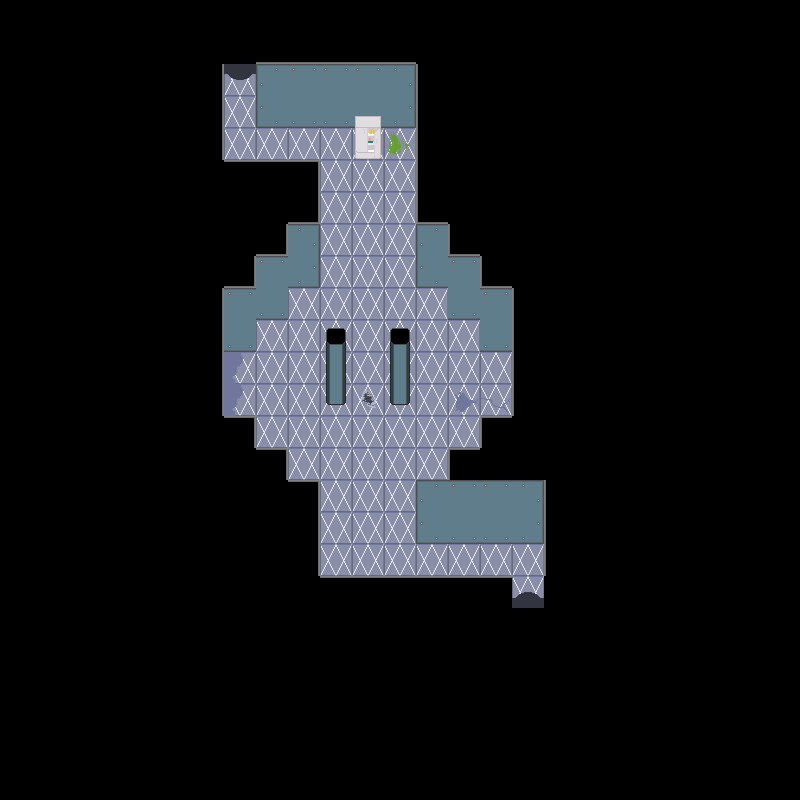

This is a level from a 2D game, rendered from its Tiled map with the project's own tilesets. A one-line summary and the complete map file follow:
An orthogonal 25x25 tile map with 32x32 px tiles, 5 tile layers (backgroundLayer, wallLayer, objectLayer, objectAboveLayer, ...), 2 tilesets and 2 objects.

<map version="1.2" tiledversion="1.2.3" orientation="orthogonal" renderorder="right-down" width="25" height="25" tilewidth="32" tileheight="32" infinite="0" nextlayerid="7" nextobjectid="3">
 <tileset firstgid="1" name="f2tiles" tilewidth="32" tileheight="32" tilecount="56" columns="8">
  <image source="../../assets/Floor 2/f2spritesheet.png" width="256" height="224" />
 </tileset>
 <tileset firstgid="57" name="f2objs" tilewidth="32" tileheight="32" tilecount="16" columns="4">
  <image source="../../assets/Floor 2/objspritesheet.png" width="128" height="128" />
 </tileset>
 <layer id="1" name="backgroundLayer" width="25" height="25">
  <data encoding="csv">
1,1,1,1,1,1,1,1,1,1,1,1,1,1,1,1,1,1,1,1,1,1,1,1,1,
1,1,1,1,1,1,1,1,1,1,1,1,1,1,1,1,1,1,1,1,1,1,1,1,1,
1,1,1,1,1,1,1,12,1,1,1,1,1,1,1,1,1,1,1,1,1,1,1,1,1,
1,1,1,1,1,1,1,36,1,1,1,1,1,1,1,1,1,1,1,1,1,1,1,1,1,
1,1,1,1,1,1,1,36,36,36,36,36,44,1,1,1,1,1,1,1,1,1,1,1,1,
1,1,1,1,1,1,1,1,1,1,36,36,36,1,1,1,1,1,1,1,1,1,1,1,1,
1,1,1,1,1,1,1,1,1,1,36,36,36,1,1,1,1,1,1,1,1,1,1,1,1,
1,1,1,1,1,1,1,1,1,1,36,36,36,1,1,1,1,1,1,1,1,1,1,1,1,
1,1,1,1,1,1,1,1,1,1,36,36,36,1,1,1,1,1,1,1,1,1,1,1,1,
1,1,1,1,1,1,1,1,1,36,36,36,36,36,1,1,1,1,1,1,1,1,1,1,1,
1,1,1,1,1,1,1,1,36,36,36,36,36,36,36,1,1,1,1,1,1,1,1,1,1,
1,1,1,1,1,1,1,39,36,36,36,36,36,36,36,36,1,1,1,1,1,1,1,1,1,
1,1,1,1,1,1,1,39,36,36,36,38,36,36,41,42,1,1,1,1,1,1,1,1,1,
1,1,1,1,1,1,1,1,36,36,36,36,36,36,36,1,1,1,1,1,1,1,1,1,1,
1,1,1,1,1,1,1,1,1,36,36,36,36,36,1,1,1,1,1,1,1,1,1,1,1,
1,1,1,1,1,1,1,1,1,1,36,36,36,1,1,1,1,1,1,1,1,1,1,1,1,
1,1,1,1,1,1,1,1,1,1,36,36,36,1,1,1,1,1,1,1,1,1,1,1,1,
1,1,1,1,1,1,1,1,1,1,36,36,36,36,36,36,36,1,1,1,1,1,1,1,1,
1,1,1,1,1,1,1,1,1,1,1,1,1,1,1,1,18,1,1,1,1,1,1,1,1,
1,1,1,1,1,1,1,1,1,1,1,1,1,1,1,1,1,1,1,1,1,1,1,1,1,
1,1,1,1,1,1,1,1,1,1,1,1,1,1,1,1,1,1,1,1,1,1,1,1,1,
1,1,1,1,1,1,1,1,1,1,1,1,1,1,1,1,1,1,1,1,1,1,1,1,1,
1,1,1,1,1,1,1,1,1,1,1,1,1,1,1,1,1,1,1,1,1,1,1,1,1,
1,1,1,1,1,1,1,1,1,1,1,1,1,1,1,1,1,1,1,1,1,1,1,1,1,
1,1,1,1,1,1,1,1,1,1,1,1,1,1,1,1,1,1,1,1,1,1,1,1,1
</data>
 </layer>
 <layer id="2" name="wallLayer" width="25" height="25">
  <data encoding="csv">
0,0,0,0,0,0,0,0,0,0,0,0,0,0,0,0,0,0,0,0,0,0,0,0,0,
0,0,0,0,0,0,1,1,7,7,7,7,7,1,0,0,0,0,0,0,0,0,0,0,0,
0,0,0,0,0,0,5,0,28,27,27,27,29,6,0,0,0,0,0,0,0,0,0,0,0,
0,0,0,0,0,0,5,0,30,25,25,25,31,6,0,0,0,0,0,0,0,0,0,0,0,
0,0,0,0,0,0,5,0,0,0,0,0,0,6,0,0,0,0,0,0,0,0,0,0,0,
0,0,0,0,0,0,1,2,2,10,0,0,0,6,0,0,0,0,0,0,0,0,0,0,0,
0,0,0,0,0,0,0,0,1,4,0,0,0,3,1,0,0,0,0,0,0,0,0,0,0,
0,0,0,0,0,0,0,1,4,29,0,0,0,28,3,1,0,0,0,0,0,0,0,0,0,
0,0,0,0,0,0,1,4,27,31,0,0,0,30,27,3,1,0,0,0,0,0,0,0,0,
0,0,0,0,0,0,5,27,25,0,0,0,0,0,25,27,6,0,0,0,0,0,0,0,0,
0,0,0,0,0,0,5,25,0,0,0,0,0,0,0,25,6,0,0,0,0,0,0,0,0,
0,0,0,0,0,0,5,0,0,0,0,0,0,0,0,0,6,0,0,0,0,0,0,0,0,
0,0,0,0,0,0,5,0,0,0,0,0,0,0,0,0,6,0,0,0,0,0,0,0,0,
0,0,0,0,0,0,1,10,0,0,0,0,0,0,0,9,1,0,0,0,0,0,0,0,0,
0,0,0,0,0,0,0,1,10,0,0,0,0,0,9,1,0,0,0,0,0,0,0,0,0,
0,0,0,0,0,0,0,0,1,10,0,0,0,28,27,27,29,6,0,0,0,0,0,0,0,
0,0,0,0,0,0,0,0,0,5,0,0,0,30,25,25,31,6,0,0,0,0,0,0,0,
0,0,0,0,0,0,0,0,0,5,0,0,0,0,0,0,0,6,0,0,0,0,0,0,0,
0,0,0,0,0,0,0,0,0,1,2,2,2,2,2,2,0,1,0,0,0,0,0,0,0,
0,0,0,0,0,0,0,0,0,0,0,0,0,0,0,1,1,1,0,0,0,0,0,0,0,
0,0,0,0,0,0,0,0,0,0,0,0,0,0,0,0,0,0,0,0,0,0,0,0,0,
0,0,0,0,0,0,0,0,0,0,0,0,0,0,0,0,0,0,0,0,0,0,0,0,0,
0,0,0,0,0,0,0,0,0,0,0,0,0,0,0,0,0,0,0,0,0,0,0,0,0,
0,0,0,0,0,0,0,0,0,0,0,0,0,0,0,0,0,0,0,0,0,0,0,0,0,
0,0,0,0,0,0,0,0,0,0,0,0,0,0,0,0,0,0,0,0,0,0,0,0,0
</data>
 </layer>
 <layer id="3" name="objectLayer" width="25" height="25">
  <data encoding="csv">
0,0,0,0,0,0,0,0,0,0,0,0,0,0,0,0,0,0,0,0,0,0,0,0,0,
0,0,0,0,0,0,0,0,0,0,0,0,0,0,0,0,0,0,0,0,0,0,0,0,0,
0,0,0,0,0,0,0,0,0,0,0,0,0,0,0,0,0,0,0,0,0,0,0,0,0,
0,0,0,0,0,0,0,0,0,0,0,0,0,0,0,0,0,0,0,0,0,0,0,0,0,
0,0,0,0,0,0,0,0,0,0,0,66,0,0,0,0,0,0,0,0,0,0,0,0,0,
0,0,0,0,0,0,0,0,0,0,0,0,0,0,0,0,0,0,0,0,0,0,0,0,0,
0,0,0,0,0,0,0,0,0,0,0,0,0,0,0,0,0,0,0,0,0,0,0,0,0,
0,0,0,0,0,0,0,0,0,0,0,0,0,0,0,0,0,0,0,0,0,0,0,0,0,
0,0,0,0,0,0,0,0,0,0,0,0,0,0,0,0,0,0,0,0,0,0,0,0,0,
0,0,0,0,0,0,0,0,0,0,0,0,0,0,0,0,0,0,0,0,0,0,0,0,0,
0,0,0,0,0,0,0,0,0,0,0,0,0,0,0,0,0,0,0,0,0,0,0,0,0,
0,0,0,0,0,0,0,0,0,0,0,0,0,0,0,0,0,0,0,0,0,0,0,0,0,
0,0,0,0,0,0,0,0,0,0,57,0,57,0,0,0,0,0,0,0,0,0,0,0,0,
0,0,0,0,0,0,0,0,0,0,0,0,0,0,0,0,0,0,0,0,0,0,0,0,0,
0,0,0,0,0,0,0,0,0,0,0,0,0,0,0,0,0,0,0,0,0,0,0,0,0,
0,0,0,0,0,0,0,0,0,0,0,0,0,0,0,0,0,0,0,0,0,0,0,0,0,
0,0,0,0,0,0,0,0,0,0,0,0,0,0,0,0,0,0,0,0,0,0,0,0,0,
0,0,0,0,0,0,0,0,0,0,0,0,0,0,0,0,0,0,0,0,0,0,0,0,0,
0,0,0,0,0,0,0,0,0,0,0,0,0,0,0,0,0,0,0,0,0,0,0,0,0,
0,0,0,0,0,0,0,0,0,0,0,0,0,0,0,0,0,0,0,0,0,0,0,0,0,
0,0,0,0,0,0,0,0,0,0,0,0,0,0,0,0,0,0,0,0,0,0,0,0,0,
0,0,0,0,0,0,0,0,0,0,0,0,0,0,0,0,0,0,0,0,0,0,0,0,0,
0,0,0,0,0,0,0,0,0,0,0,0,0,0,0,0,0,0,0,0,0,0,0,0,0,
0,0,0,0,0,0,0,0,0,0,0,0,0,0,0,0,0,0,0,0,0,0,0,0,0,
0,0,0,0,0,0,0,0,0,0,0,0,0,0,0,0,0,0,0,0,0,0,0,0,0
</data>
 </layer>
 <layer id="4" name="objectAboveLayer" width="25" height="25">
  <data encoding="csv">
0,0,0,0,0,0,0,0,0,0,0,0,0,0,0,0,0,0,0,0,0,0,0,0,0,
0,0,0,0,0,0,0,0,0,0,0,0,0,0,0,0,0,0,0,0,0,0,0,0,0,
0,0,0,0,0,0,0,0,0,0,0,0,0,0,0,0,0,0,0,0,0,0,0,0,0,
0,0,0,0,0,0,0,0,0,0,0,63,0,0,0,0,0,0,0,0,0,0,0,0,0,
0,0,0,0,0,0,0,0,0,0,0,0,0,0,0,0,0,0,0,0,0,0,0,0,0,
0,0,0,0,0,0,0,0,0,0,0,0,0,0,0,0,0,0,0,0,0,0,0,0,0,
0,0,0,0,0,0,0,0,0,0,0,0,0,0,0,0,0,0,0,0,0,0,0,0,0,
0,0,0,0,0,0,0,0,0,0,0,0,0,0,0,0,0,0,0,0,0,0,0,0,0,
0,0,0,0,0,0,0,0,0,0,0,0,0,0,0,0,0,0,0,0,0,0,0,0,0,
0,0,0,0,0,0,0,0,0,0,0,0,0,0,0,0,0,0,0,0,0,0,0,0,0,
0,0,0,0,0,0,0,0,0,0,58,0,58,0,0,0,0,0,0,0,0,0,0,0,0,
0,0,0,0,0,0,0,0,0,0,72,0,72,0,0,0,0,0,0,0,0,0,0,0,0,
0,0,0,0,0,0,0,0,0,0,0,0,0,0,0,0,0,0,0,0,0,0,0,0,0,
0,0,0,0,0,0,0,0,0,0,0,0,0,0,0,0,0,0,0,0,0,0,0,0,0,
0,0,0,0,0,0,0,0,0,0,0,0,0,0,0,0,0,0,0,0,0,0,0,0,0,
0,0,0,0,0,0,0,0,0,0,0,0,0,0,0,0,0,0,0,0,0,0,0,0,0,
0,0,0,0,0,0,0,0,0,0,0,0,0,0,0,0,0,0,0,0,0,0,0,0,0,
0,0,0,0,0,0,0,0,0,0,0,0,0,0,0,0,0,0,0,0,0,0,0,0,0,
0,0,0,0,0,0,0,0,0,0,0,0,0,0,0,0,0,0,0,0,0,0,0,0,0,
0,0,0,0,0,0,0,0,0,0,0,0,0,0,0,0,0,0,0,0,0,0,0,0,0,
0,0,0,0,0,0,0,0,0,0,0,0,0,0,0,0,0,0,0,0,0,0,0,0,0,
0,0,0,0,0,0,0,0,0,0,0,0,0,0,0,0,0,0,0,0,0,0,0,0,0,
0,0,0,0,0,0,0,0,0,0,0,0,0,0,0,0,0,0,0,0,0,0,0,0,0,
0,0,0,0,0,0,0,0,0,0,0,0,0,0,0,0,0,0,0,0,0,0,0,0,0,
0,0,0,0,0,0,0,0,0,0,0,0,0,0,0,0,0,0,0,0,0,0,0,0,0
</data>
 </layer>
 <objectgroup id="5" name="doorLayer">
  <object id="1" gid="16" x="224" y="96" width="32" height="32">
   <properties>
    <property name="door" value="up" />
   </properties>
  </object>
  <object id="2" gid="16" x="512" y="608" width="32" height="32">
   <properties>
    <property name="door" value="down" />
   </properties>
  </object>
 </objectgroup>
 <layer id="6" name="aboveLayer" width="25" height="25">
  <data encoding="csv">
0,0,0,0,0,0,0,0,0,0,0,0,0,0,0,0,0,0,0,0,0,0,0,0,0,
0,0,0,0,0,0,0,0,0,0,0,0,0,0,0,0,0,0,0,0,0,0,0,0,0,
0,0,0,0,0,0,0,16,0,0,0,0,0,0,0,0,0,0,0,0,0,0,0,0,0,
0,0,0,0,0,0,0,0,0,0,0,0,0,0,0,0,0,0,0,0,0,0,0,0,0,
0,0,0,0,0,0,0,0,0,0,0,0,0,0,0,0,0,0,0,0,0,0,0,0,0,
0,0,0,0,0,0,0,0,0,0,0,0,0,0,0,0,0,0,0,0,0,0,0,0,0,
0,0,0,0,0,0,0,0,0,0,0,0,0,0,0,0,0,0,0,0,0,0,0,0,0,
0,0,0,0,0,0,0,0,0,0,0,0,0,0,0,0,0,0,0,0,0,0,0,0,0,
0,0,0,0,0,0,0,0,0,0,0,0,0,0,0,0,0,0,0,0,0,0,0,0,0,
0,0,0,0,0,0,0,0,0,0,0,0,0,0,0,0,0,0,0,0,0,0,0,0,0,
0,0,0,0,0,0,0,0,0,0,0,0,0,0,0,0,0,0,0,0,0,0,0,0,0,
0,0,0,0,0,0,0,0,0,0,0,0,0,0,0,0,0,0,0,0,0,0,0,0,0,
0,0,0,0,0,0,0,0,0,0,0,0,0,0,0,0,0,0,0,0,0,0,0,0,0,
0,0,0,0,0,0,0,0,0,0,0,0,0,0,0,0,0,0,0,0,0,0,0,0,0,
0,0,0,0,0,0,0,0,0,0,0,0,0,0,0,0,0,0,0,0,0,0,0,0,0,
0,0,0,0,0,0,0,0,0,0,0,0,0,0,0,0,0,0,0,0,0,0,0,0,0,
0,0,0,0,0,0,0,0,0,0,0,0,0,0,0,0,0,0,0,0,0,0,0,0,0,
0,0,0,0,0,0,0,0,0,0,0,0,0,0,0,0,0,0,0,0,0,0,0,0,0,
0,0,0,0,0,0,0,0,0,0,0,0,0,0,0,0,0,0,0,0,0,0,0,0,0,
0,0,0,0,0,0,0,0,0,0,0,0,0,0,0,0,0,0,0,0,0,0,0,0,0,
0,0,0,0,0,0,0,0,0,0,0,0,0,0,0,0,0,0,0,0,0,0,0,0,0,
0,0,0,0,0,0,0,0,0,0,0,0,0,0,0,0,0,0,0,0,0,0,0,0,0,
0,0,0,0,0,0,0,0,0,0,0,0,0,0,0,0,0,0,0,0,0,0,0,0,0,
0,0,0,0,0,0,0,0,0,0,0,0,0,0,0,0,0,0,0,0,0,0,0,0,0,
0,0,0,0,0,0,0,0,0,0,0,0,0,0,0,0,0,0,0,0,0,0,0,0,0
</data>
 </layer>
</map>
